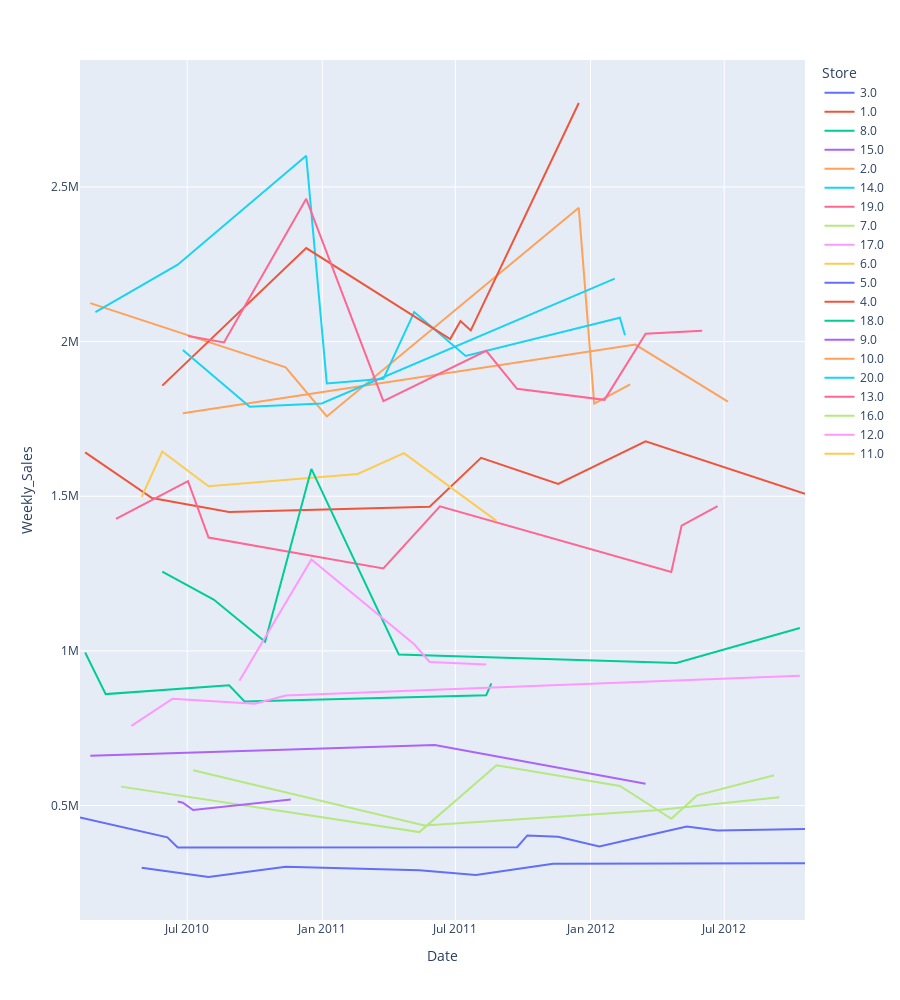

Notebook code for this chart:
### Markdown cell above
I want to check weekly sales per store. Even if it's not straight line, we can see clear average performance is very different between stores.

### Code cell
fig0 = px.line(dataset, x='Date', y="Weekly_Sales", color="Store", height=1000, )
fig0.show()
fig0.write_image("graphics/Weekly_sales_per_store.png")

### Figure 1 — Plotly figure (JSON) as saved in the notebook; plotly's stock layout.template omitted (floating-point values rounded to 4 significant figures)
{"data": [{"hovertemplate": "Store=3.0<br>Date=%{x}<br>Weekly_Sales=%{y}<extra></extra>", "legendgroup": "3.0", "line": {"color": "#636efa", "dash": "solid"}, "marker": {"symbol": "circle"}, "mode": "lines", "name": "3.0", "orientation": "v", "showlegend": true, "type": "scatter", "x": ["2010-02-05T00:00:00", "2010-06-04T00:00:00", "2010-06-18T00:00:00", "2011-09-23T00:00:00", "2011-10-07T00:00:00", "2011-11-18T00:00:00", "2012-01-13T00:00:00", "2012-05-11T00:00:00", "2012-06-22T00:00:00", "2012-10-19T00:00:00"], "xaxis": "x", "y": [461600.0, 397000.0, 364100.0, 365200.0, 403300.0, 398800.0, 367400.0, 432000.0, 419500.0, 424500.0], "yaxis": "y"}, {"hovertemplate": "Store=1.0<br>Date=%{x}<br>Weekly_Sales=%{y}<extra></extra>", "legendgroup": "1.0", "line": {"color": "#EF553B", "dash": "solid"}, "marker": {"symbol": "circle"}, "mode": "lines", "name": "1.0", "orientation": "v", "showlegend": true, "type": "scatter", "x": ["2010-02-12T00:00:00", "2010-05-14T00:00:00", "2010-08-27T00:00:00", "2011-05-27T00:00:00", "2011-08-05T00:00:00", "2011-11-18T00:00:00", "2012-03-16T00:00:00", "2012-10-19T00:00:00"], "xaxis": "x", "y": [1642000.0, 1494000.0, 1449000.0, 1466000.0, 1624000.0, 1539000.0, 1677000.0, 1508000.0], "yaxis": "y"}, {"hovertemplate": "Store=8.0<br>Date=%{x}<br>Weekly_Sales=%{y}<extra></extra>", "legendgroup": "8.0", "line": {"color": "#00cc96", "dash": "solid"}, "marker": {"symbol": "circle"}, "mode": "lines", "name": "8.0", "orientation": "v", "showlegend": true, "type": "scatter", "x": ["2010-02-12T00:00:00", "2010-03-12T00:00:00", "2010-08-27T00:00:00", "2010-09-17T00:00:00", "2011-08-12T00:00:00", "2011-08-19T00:00:00"], "xaxis": "x", "y": [994800.0, 860300.0, 888800.0, 836700.0, 856800.0, 895100.0], "yaxis": "y"}, {"hovertemplate": "Store=15.0<br>Date=%{x}<br>Weekly_Sales=%{y}<extra></extra>", "legendgroup": "15.0", "line": {"color": "#ab63fa", "dash": "solid"}, "marker": {"symbol": "circle"}, "mode": "lines", "name": "15.0", "orientation": "v", "showlegend": true, "type": "scatter", "x": ["2010-02-19T00:00:00", "2011-06-03T00:00:00", "2012-03-16T00:00:00"], "xaxis": "x", "y": [660800.0, 695400.0, 570600.0], "yaxis": "y"}, {"hovertemplate": "Store=2.0<br>Date=%{x}<br>Weekly_Sales=%{y}<extra></extra>", "legendgroup": "2.0", "line": {"color": "#FFA15A", "dash": "solid"}, "marker": {"symbol": "circle"}, "mode": "lines", "name": "2.0", "orientation": "v", "showlegend": true, "type": "scatter", "x": ["2010-02-19T00:00:00", "2010-11-12T00:00:00", "2011-01-07T00:00:00", "2011-12-16T00:00:00", "2012-01-06T00:00:00", "2012-02-24T00:00:00"], "xaxis": "x", "y": [2124000.0, 1917000.0, 1758000.0, 2433000.0, 1800000.0, 1862000.0], "yaxis": "y"}, {"hovertemplate": "Store=14.0<br>Date=%{x}<br>Weekly_Sales=%{y}<extra></extra>", "legendgroup": "14.0", "line": {"color": "#19d3f3", "dash": "solid"}, "marker": {"symbol": "circle"}, "mode": "lines", "name": "14.0", "orientation": "v", "showlegend": true, "type": "scatter", "x": ["2010-02-26T00:00:00", "2010-06-18T00:00:00", "2010-12-10T00:00:00", "2011-01-07T00:00:00", "2011-03-25T00:00:00", "2011-05-06T00:00:00", "2011-07-15T00:00:00", "2012-02-10T00:00:00", "2012-02-17T00:00:00"], "xaxis": "x", "y": [2096000.0, 2249000.0, 2601000.0, 1865000.0, 1879000.0, 2096000.0, 1954000.0, 2077000.0, 2021000.0], "yaxis": "y"}, {"hovertemplate": "Store=19.0<br>Date=%{x}<br>Weekly_Sales=%{y}<extra></extra>", "legendgroup": "19.0", "line": {"color": "#FF6692", "dash": "solid"}, "marker": {"symbol": "circle"}, "mode": "lines", "name": "19.0", "orientation": "v", "showlegend": true, "type": "scatter", "x": ["2010-03-26T00:00:00", "2010-07-02T00:00:00", "2010-07-30T00:00:00", "2011-03-25T00:00:00", "2011-06-10T00:00:00", "2012-04-20T00:00:00", "2012-05-04T00:00:00", "2012-06-22T00:00:00"], "xaxis": "x", "y": [1427000.0, 1549000.0, 1366000.0, 1267000.0, 1467000.0, 1255000.0, 1405000.0, 1468000.0], "yaxis": "y"}, {"hovertemplate": "Store=7.0<br>Date=%{x}<br>Weekly_Sales=%{y}<extra></extra>", "legendgroup": "7.0", "line": {"color": "#B6E880", "dash": "solid"}, "marker": {"symbol": "circle"}, "mode": "lines", "name": "7.0", "orientation": "v", "showlegend": true, "type": "scatter", "x": ["2010-04-02T00:00:00", "2011-05-13T00:00:00", "2011-08-26T00:00:00", "2012-02-10T00:00:00", "2012-04-20T00:00:00", "2012-05-25T00:00:00", "2012-09-07T00:00:00"], "xaxis": "x", "y": [561100.0, 414100.0, 630000.0, 563500.0, 457300.0, 532700.0, 597900.0], "yaxis": "y"}, {"hovertemplate": "Store=17.0<br>Date=%{x}<br>Weekly_Sales=%{y}<extra></extra>", "legendgroup": "17.0", "line": {"color": "#FF97FF", "dash": "solid"}, "marker": {"symbol": "circle"}, "mode": "lines", "name": "17.0", "orientation": "v", "showlegend": true, "type": "scatter", "x": ["2010-04-16T00:00:00", "2010-06-11T00:00:00", "2010-10-01T00:00:00", "2010-11-12T00:00:00", "2012-10-12T00:00:00"], "xaxis": "x", "y": [757700.0, 845300.0, 829200.0, 855500.0, 919900.0], "yaxis": "y"}, {"hovertemplate": "Store=6.0<br>Date=%{x}<br>Weekly_Sales=%{y}<extra></extra>", "legendgroup": "6.0", "line": {"color": "#FECB52", "dash": "solid"}, "marker": {"symbol": "circle"}, "mode": "lines", "name": "6.0", "orientation": "v", "showlegend": true, "type": "scatter", "x": ["2010-04-30T00:00:00", "2010-05-28T00:00:00", "2010-07-30T00:00:00", "2011-02-18T00:00:00", "2011-04-22T00:00:00", "2011-08-26T00:00:00"], "xaxis": "x", "y": [1498000.0, 1644000.0, 1532000.0, 1572000.0, 1639000.0, 1420000.0], "yaxis": "y"}, {"hovertemplate": "Store=5.0<br>Date=%{x}<br>Weekly_Sales=%{y}<extra></extra>", "legendgroup": "5.0", "line": {"color": "#636efa", "dash": "solid"}, "marker": {"symbol": "circle"}, "mode": "lines", "name": "5.0", "orientation": "v", "showlegend": true, "type": "scatter", "x": ["2010-04-30T00:00:00", "2010-07-30T00:00:00", "2010-11-12T00:00:00", "2011-05-13T00:00:00", "2011-07-29T00:00:00", "2011-11-11T00:00:00", "2012-10-19T00:00:00"], "xaxis": "x", "y": [298700.0, 268900.0, 301800.0, 290900.0, 275100.0, 311900.0, 313400.0], "yaxis": "y"}, {"hovertemplate": "Store=4.0<br>Date=%{x}<br>Weekly_Sales=%{y}<extra></extra>", "legendgroup": "4.0", "line": {"color": "#EF553B", "dash": "solid"}, "marker": {"symbol": "circle"}, "mode": "lines", "name": "4.0", "orientation": "v", "showlegend": true, "type": "scatter", "x": ["2010-05-28T00:00:00", "2010-12-10T00:00:00", "2011-06-24T00:00:00", "2011-07-08T00:00:00", "2011-07-22T00:00:00", "2011-12-16T00:00:00"], "xaxis": "x", "y": [1858000.0, 2303000.0, 2008000.0, 2067000.0, 2036000.0, 2771000.0], "yaxis": "y"}, {"hovertemplate": "Store=18.0<br>Date=%{x}<br>Weekly_Sales=%{y}<extra></extra>", "legendgroup": "18.0", "line": {"color": "#00cc96", "dash": "solid"}, "marker": {"symbol": "circle"}, "mode": "lines", "name": "18.0", "orientation": "v", "showlegend": true, "type": "scatter", "x": ["2010-05-28T00:00:00", "2010-08-06T00:00:00", "2010-10-15T00:00:00", "2010-12-17T00:00:00", "2011-04-15T00:00:00", "2012-04-27T00:00:00", "2012-10-12T00:00:00"], "xaxis": "x", "y": [1256000.0, 1166000.0, 1030000.0, 1588000.0, 988200.0, 961200.0, 1074079], "yaxis": "y"}, {"hovertemplate": "Store=9.0<br>Date=%{x}<br>Weekly_Sales=%{y}<extra></extra>", "legendgroup": "9.0", "line": {"color": "#ab63fa", "dash": "solid"}, "marker": {"symbol": "circle"}, "mode": "lines", "name": "9.0", "orientation": "v", "showlegend": true, "type": "scatter", "x": ["2010-06-18T00:00:00", "2010-06-25T00:00:00", "2010-07-09T00:00:00", "2010-11-19T00:00:00"], "xaxis": "x", "y": [513100.0, 509300.0, 485400.0, 519800.0], "yaxis": "y"}, {"hovertemplate": "Store=10.0<br>Date=%{x}<br>Weekly_Sales=%{y}<extra></extra>", "legendgroup": "10.0", "line": {"color": "#FFA15A", "dash": "solid"}, "marker": {"symbol": "circle"}, "mode": "lines", "name": "10.0", "orientation": "v", "showlegend": true, "type": "scatter", "x": ["2010-06-25T00:00:00", "2012-03-02T00:00:00", "2012-07-06T00:00:00"], "xaxis": "x", "y": [1768000.0, 1990000.0, 1806000.0], "yaxis": "y"}, {"hovertemplate": "Store=20.0<br>Date=%{x}<br>Weekly_Sales=%{y}<extra></extra>", "legendgroup": "20.0", "line": {"color": "#19d3f3", "dash": "solid"}, "marker": {"symbol": "circle"}, "mode": "lines", "name": "20.0", "orientation": "v", "showlegend": true, "type": "scatter", "x": ["2010-06-25T00:00:00", "2010-09-24T00:00:00", "2010-12-31T00:00:00", "2012-02-03T00:00:00"], "xaxis": "x", "y": [1973000.0, 1790000.0, 1800000.0, 2204000.0], "yaxis": "y"}, {"hovertemplate": "Store=13.0<br>Date=%{x}<br>Weekly_Sales=%{y}<extra></extra>", "legendgroup": "13.0", "line": {"color": "#FF6692", "dash": "solid"}, "marker": {"symbol": "circle"}, "mode": "lines", "name": "13.0", "orientation": "v", "showlegend": true, "type": "scatter", "x": ["2010-07-02T00:00:00", "2010-08-20T00:00:00", "2010-12-10T00:00:00", "2011-03-25T00:00:00", "2011-08-12T00:00:00", "2011-09-23T00:00:00", "2012-01-20T00:00:00", "2012-03-16T00:00:00", "2012-06-01T00:00:00"], "xaxis": "x", "y": [2018000.0, 1997000.0, 2461000.0, 1808000.0, 1970000.0, 1847000.0, 1812000.0, 2026000.0, 2035000.0], "yaxis": "y"}, {"hovertemplate": "Store=16.0<br>Date=%{x}<br>Weekly_Sales=%{y}<extra></extra>", "legendgroup": "16.0", "line": {"color": "#B6E880", "dash": "solid"}, "marker": {"symbol": "circle"}, "mode": "lines", "name": "16.0", "orientation": "v", "showlegend": true, "type": "scatter", "x": ["2010-07-09T00:00:00", "2011-05-20T00:00:00", "2012-03-30T00:00:00", "2012-09-14T00:00:00"], "xaxis": "x", "y": [614300.0, 435400.0, 485100.0, 526500.0], "yaxis": "y"}, {"hovertemplate": "Store=12.0<br>Date=%{x}<br>Weekly_Sales=%{y}<extra></extra>", "legendgroup": "12.0", "line": {"color": "#FF97FF", "dash": "solid"}, "marker": {"symbol": "circle"}, "mode": "lines", "name": "12.0", "orientation": "v", "showlegend": true, "type": "scatter", "x": ["2010-09-10T00:00:00", "2010-12-17T00:00:00", "2011-05-06T00:00:00", "2011-05-27T00:00:00", "2011-08-12T00:00:00"], "xaxis": "x", "y": [903100.0, 1296000.0, 1021000.0, 964300.0, 955900.0], "yaxis": "y"}, {"hovertemplate": "Store=11.0<br>Date=%{x}<br>Weekly_Sales=%{y}<extra></extra>", "legendgroup": "11.0", "line": {"color": "#FECB52", "dash": "solid"}, "marker": {"symbol": "circle"}, "mode": "lines", "name": "11.0", "orientation": "v", "showlegend": true, "type": "scatter", "x": ["2010-11-26T00:00:00"], "xaxis": "x", "y": [1757000.0], "yaxis": "y"}], "layout": {"height": 1000, "legend": {"title": {"text": "Store"}, "tracegroupgap": 0}, "margin": {"t": 60}, "xaxis": {"anchor": "y", "domain": [0, 1], "title": {"text": "Date"}}, "yaxis": {"anchor": "x", "domain": [0, 1], "title": {"text": "Weekly_Sales"}}}}
